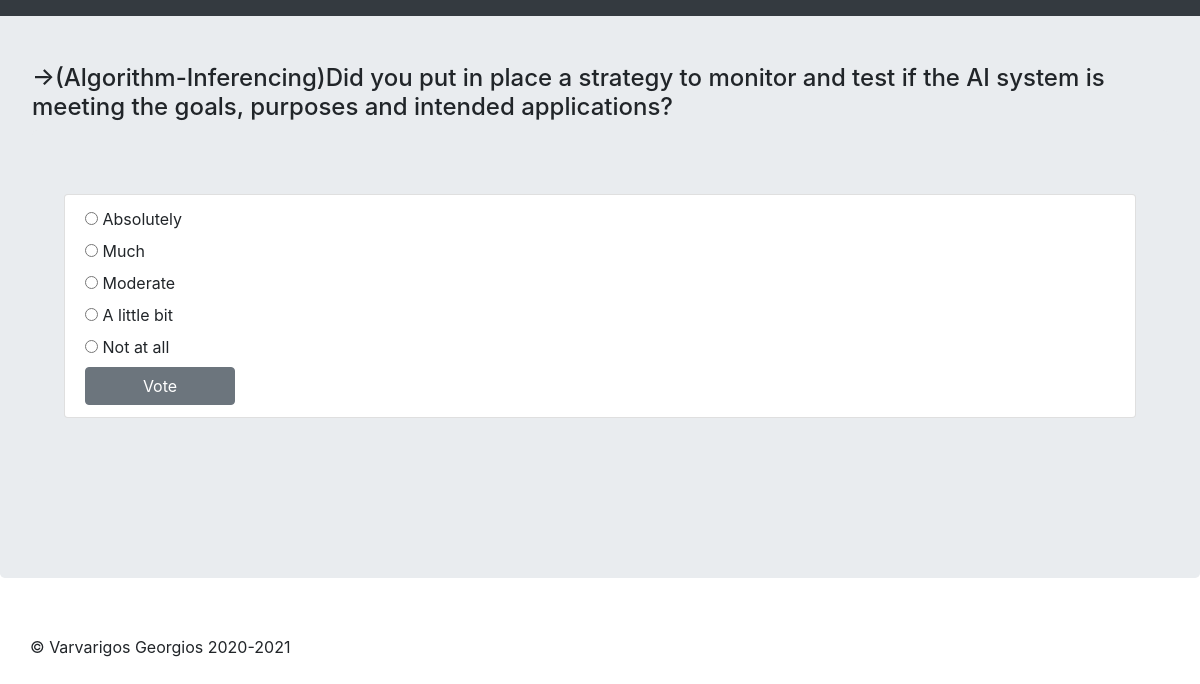
Screenshot of /polls/1001/ with the database file from the repository.
### polls/models.py (models this page shows, shortened)
class Question(models.Model):
    question_text = models.CharField(max_length=1000)
    pub_date = models.DateTimeField('date published')
    def was_published_recently(self):
        now = timezone.now()
        return now - datetime.timedelta(days=1) <= self.pub_date <= now
    was_published_recently.admin_order_field = 'pub_date'
    was_published_recently.boolean = True
    was_published_recently.short_description = 'Published recently?'

class Choice(models.Model):
    question = models.ForeignKey(Question, on_delete=models.CASCADE)
    choice_text = models.CharField(max_length=200, )
    votes = models.IntegerField(default=0)
    answer_text = models.CharField(max_length=200, blank=True)
    class Meta:
        db_table = 'polls_choice'

### polls/views.py (the view)
# urls.py: path('<int:pk>/', views.DetailView.as_view(), name='detail'),
class DetailView(generic.DetailView):
    model = Question
    template_name = 'polls/detail2.html'
    def get_queryset(self):
        return Question.objects.filter(pub_date__lte=timezone.now())

### polls/templates/polls/detail2.html (shortened to what this page needs)
<!DOCTYPE html>
<!DOCTYPE html>
<html lang="en">
<head>
    {% load static %}
    <link rel="stylesheet" href="https://stackpath.bootstrapcdn.com/bootstrap/4.5.2/css/bootstrap.min.css">
    <link rel="stylesheet" href="https://maxcdn.bootstrapcdn.com/font-awesome/4.7.0/css/font-awesome.min.css">
</head>
<body>
<nav class="navbar navbar-expand-md navbar-dark fixed-top bg-dark"></nav>
<main role="main">
    <div class="jumbotron">
        <h4 class="panel-title">&rarr;{{ question.question_text }}</h4>
        <div class="jumbotron ">
            <ul class="list-group">
                <li class="list-group-item">
                    <form action="{% url 'polls:vote' question.id %}" method="post">
                        <strong> {% for choice in question.choice_set.all %}</strong>
                        <input type="radio" name="choice" id="choice{{ forloop.counter }}"
                               value="{{ choice.id }}">
                        <label for="choice{{ forloop.counter }}">{{ choice.choice_text }}</label><br>
                        {% endfor %}
                        <input type="submit" style="width: 150px !important;" class="btn btn-secondary" value="Vote">
                    </form>
                </li>
            </ul>
        </div>
    </div>
</main>
<footer class="container" style="padding: 25px 0px 5px!important" >
    <p>© Varvarigos Georgios 2020-2021</p>
</footer>
</body>
</html>

### rows the page displays
Question: question_text "(Algorithm-Inferencing)Did you put in place a strategy to monitor and test if the AI system is meeting the goals, purposes and intended applications?"
Choice: choice_text "Absolutely"
Choice: choice_text "Much"
Choice: choice_text "Moderate"
Choice: choice_text "A little bit"
Choice: choice_text "Not at all"
